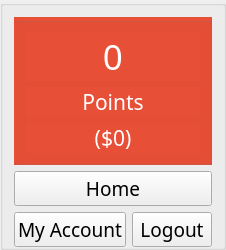
           <widget class="QGroupBox" name="pointBox">
            <property name="sizePolicy">
             <sizepolicy hsizetype="Fixed" vsizetype="Preferred">
              <horstretch>0</horstretch>
              <verstretch>0</verstretch>
             </sizepolicy>
            </property>
            <property name="styleSheet">
             <string notr="true">#pointbox_2 {background-color : #9CAFD1;}</string>
            </property>
            <property name="title">
             <string/>
            </property>
            <layout class="QVBoxLayout" name="verticalLayout_4">
             <property name="bottomMargin">
              <number>0</number>
             </property>
             <item>
              <widget class="QGroupBox" name="pointbox_2">
               <property name="styleSheet">
                <string notr="true">font: 16pt &quot;Aganè S&quot;;
background-color : #E84F37;
color : white;</string>
               </property>
               <property name="title">
                <string/>
               </property>
               <layout class="QVBoxLayout" name="verticalLayout_10">
                <item>
                 <widget class="QLabel" name="pointsValue_label">
                  <property name="font">
                   <font>
                    <family>Aganè S</family>
                    <pointsize>26</pointsize>
                    <weight>50</weight>
                    <italic>false</italic>
                    <bold>false</bold>
                   </font>
                  </property>
                  <property name="styleSheet">
                   <string notr="true">font: 26pt &quot;Aganè S&quot;;</string>
                  </property>
                  <property name="text">
                   <string>0</string>
                  </property>
                  <property name="alignment">
                   <set>Qt::AlignCenter</set>
                  </property>
                 </widget>
                </item>
                <item>
                 <widget class="QLabel" name="label_Points_Total">
                  <property name="font">
                   <font>
                    <family>Aganè S</family>
                    <pointsize>16</pointsize>
                    <weight>50</weight>
                    <italic>false</italic>
                    <bold>false</bold>
                   </font>
                  </property>
                  <property name="text">
                   <string>Points</string>
                  </property>
                  <property name="scaledContents">
                   <bool>true</bool>
                  </property>
                  <property name="alignment">
                   <set>Qt::AlignCenter</set>
                  </property>
                 </widget>
                </item>
                <item>
                 <widget class="QLabel" name="pointsDollar_label">
                  <property name="font">
                   <font>
                    <family>Aganè S</family>
                    <pointsize>16</pointsize>
                    <weight>50</weight>
                    <italic>false</italic>
                    <bold>false</bold>
                   </font>
                  </property>
                  <property name="text">
                   <string>($0)</string>
                  </property>
                  <property name="alignment">
                   <set>Qt::AlignCenter</set>
                  </property>
                 </widget>
                </item>
               </layout>
              </widget>
             </item>
             <item>
              <widget class="QPushButton" name="driver_Home_Button">
               <property name="font">
                <font>
                 <family>AXIS Extra Bold</family>
                 <pointsize>14</pointsize>
                 <weight>10</weight>
                 <italic>false</italic>
                 <bold>false</bold>
                </font>
               </property>
               <property name="text">
                <string>Home</string>
               </property>
              </widget>
             </item>
             <item>
              <layout class="QHBoxLayout" name="horizontalLayout_2">
               <property name="sizeConstraint">
                <enum>QLayout::SetMaximumSize</enum>
               </property>
               <item>
                <widget class="QPushButton" name="driver_Account">
                 <property name="font">
                  <font>
                   <family>AXIS Extra Bold</family>
                   <pointsize>14</pointsize>
                   <weight>10</weight>
                   <italic>false</italic>
                   <bold>false</bold>
                  </font>
                 </property>
                 <property name="text">
                  <string>My Account</string>
                 </property>
                </widget>
               </item>
               <item>
                <widget class="QPushButton" name="driver_Logout">
                 <property name="sizePolicy">
                  <sizepolicy hsizetype="Minimum" vsizetype="Fixed">
                   <horstretch>0</horstretch>
                   <verstretch>0</verstretch>
                  </sizepolicy>
                 </property>
                 <property name="font">
                  <font>
                   <family>AXIS Extra Bold</family>
                   <pointsize>14</pointsize>
                   <weight>10</weight>
                   <italic>false</italic>
                   <bold>false</bold>
                  </font>
                 </property>
                 <property name="text">
                  <string>Logout</string>
                 </property>
                </widget>
               </item>
              </layout>
             </item>
            </layout>
           </widget>
